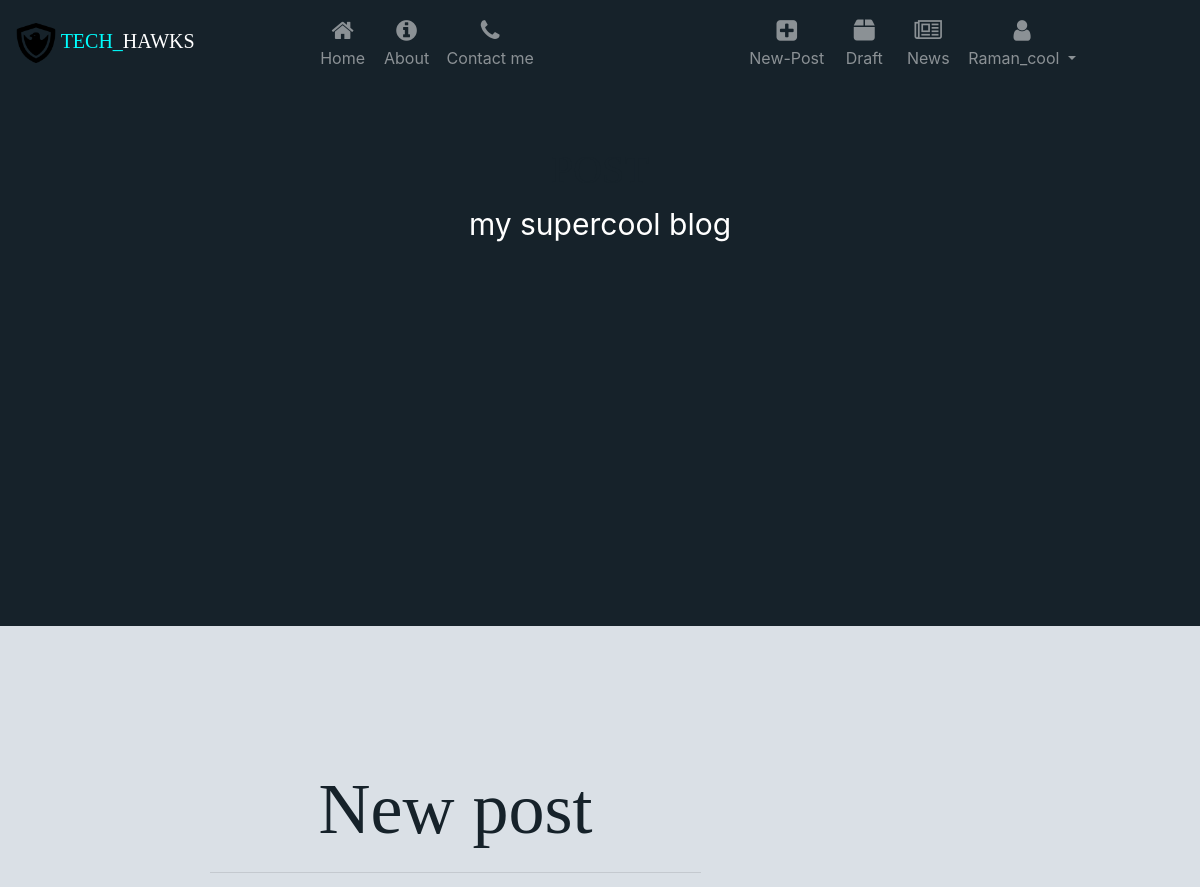
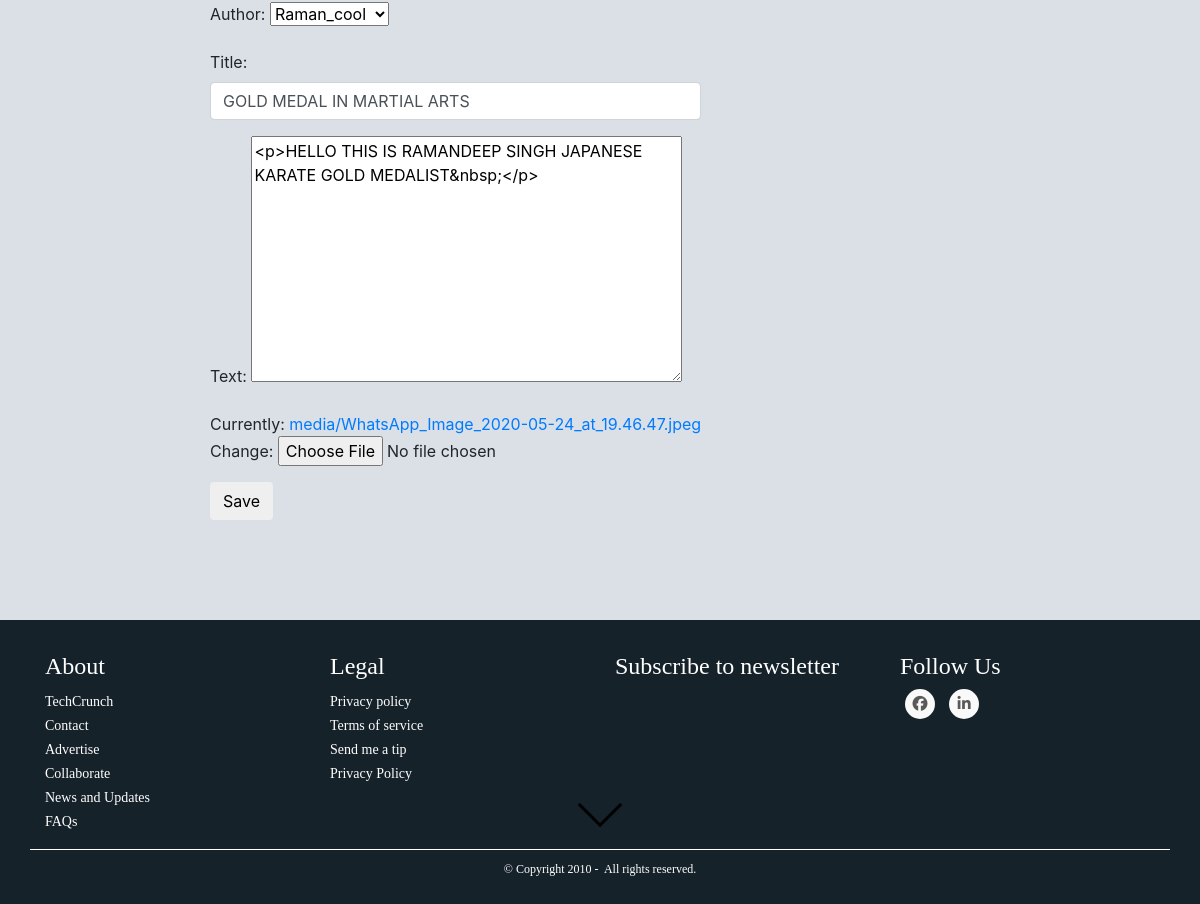
The app's page /post/18/edit/ (signed in) with its own data (2 pictures, top to bottom).
### blog/models.py (models this page shows, shortened)
class Post(models.Model):
    author = models.ForeignKey('auth.User',on_delete=models.CASCADE)
    title = models.CharField(max_length=200)
    text = models.TextField()
    created_date = models.DateTimeField(default=timezone.now)
    published_date = models.DateTimeField(blank=True, null=True)
    image = models.FileField(upload_to="media/",null=True, verbose_name="")

### blog/views.py (the view)
# urls.py: path('post/<int:pk>/edit/', views.PostUpdateView.as_view(), name='post_edit'),
class PostUpdateView(LoginRequiredMixin,UpdateView):
    login_url = '/login/'
    redirect_field_name = 'blog/post_detail.html'
    form_class = PostForm
    model = Post

### blog/forms.py
class PostForm(forms.ModelForm):
    class Meta:
        model = Post
        fields = ('author','title', 'text','image')
        widgets = {
            'title': forms.TextInput(attrs={'class': 'textinputclass form-control'}),
            'text': forms.Textarea(attrs={'class': 'editable medium-editor-textarea postcontent'}),
        }

### blog/templates/blog/post_form.html (shortened to what this page needs)
{% extends 'blog/base.html' %}
{% load static %}
{% block content %}
<div class="header">
  <div class="header-content">
    <h1>POST</h1>
    <p>my supercool blog</p>
  </div>
</div>
<div class="content container" style="margin-top: 100px;">
    <div class="content-block">
      <div class="blog_posts">
        <div class="container post-form">
          <h1 class="headings display-3">New post</h1>
          <hr>
          <form method="POST" class="post-form" enctype="multipart/form-data">
          {{form.as_p}}
          <button type="submit" class="save btn btn-default">Save</button>
          </form>
        </div>
      </div>
    </div>
  </div>
{% endblock %}

### blog/templates/blog/base.html (shortened to what this page needs)
<!DOCTYPE html>
{% load static %}
<html>
  <head>
    <link rel="stylesheet" href="https://maxcdn.bootstrapcdn.com/bootstrap/4.1.1/css/bootstrap.min.css">
    <link href="https://maxcdn.bootstrapcdn.com/font-awesome/4.7.0/css/font-awesome.min.css" rel="stylesheet">
    <link rel="stylesheet" href="//cdn.jsdelivr.net/medium-editor/latest/css/medium-editor.min.css" type="text/css" media="screen" charset="utf-8">
<link rel="stylesheet" href="https://stackpath.bootstrapcdn.com/bootstrap/4.1.3/css/bootstrap.min.css"
integrity="sha384-MCw98/SFnGE8fJT3GXwEOngsV7Zt27NXFoaoApmYm81iuXoPkFOJwJ8ERdknLPMO">
    <link rel="stylesheet" href="{% static 'css/blog.css' %}">
  </head>
  <body>
    <nav class="navbar navbar-icon-top navbar-expand-lg navbar-dark">
   <a class="navbar-brand" href="{% url 'post_list' %}"><img src="{% static 'images/logo-shield.png' %}" width = 40px height = 40px alt="Eagle-shield">
    <span>TECH_</span>HAWKS
   </a>
   <div class="collapse navbar-collapse nav-left" id="navbarSupportedContent">
     <ul class="navbar-nav mr-auto">
       <li class="nav-item">
         <a class="nav-link" onclick="openBanner(event,'landing-text')" href="{% url 'post_list' %}">
           <i class="fa fa-home"></i>
           Home
           </a>
       </li>
       <li class="nav-item">
         <a class="nav-link" onclick="openBanner(event,'About')" href="{% url 'about' %}">
           <i class="fa fa-info-circle">
           </i>
           About
         </a>
       </li>
       <li class="nav-item">
         <a class="nav-link" onclick="openBanner(event,'Contact')" href="{% url 'contact'%}">
           <i class="fa fa-phone">
           </i>
           Contact me
         </a>
       </li>
     </ul>
      {% if user.is_authenticated %}
     <ul class="navbar-nav nav-right ">
       <li class="nav-item">
         <a class="nav-link" onclick="openBanner(event,'new-post')" href="{% url 'post_new' %}">
           <i class="fa fa-plus-square">
           </i>
           New-Post
         </a>
       </li>
       <li class="nav-item">
         <a class="nav-link" onclick="openBanner(event,'Draft')"  href="{% url 'post_draft_list' %}">
           <i class="fa fa-box">
           </i>
           Draft
         </a>
       </li>
       <li class="nav-item">
         <a class="nav-link"  onclick="openBanner(event,'news')" href="{% url 'news' %}">
           <i class="fa fa-newspaper">
           </i>
          News
         </a>
       </li>
       <li class="nav-item dropdown">
         <a class="nav-link dropdown-toggle" href="#" id="navbarDropdown" role="button" data-toggle="dropdown" aria-haspopup="true" aria-expanded="false">
           <i class="fa fa-user">
           </i>
          {{ user.username}}
         </a>
       </li>
     </ul>
     {% else %}
     <a class="nav-item nav-link" href="{% url 'login' %}" aria-label="Login">
            <span class="fa fa-user" aria-hidden="true">Login</span></a>
      <a class="nav-item nav-link" href="{% url 'register' %}" aria-label="Login">
          <span class="fa fa-user" aria-hidden="true">Register</span></a>
        {% endif %}
   </div>
 </nav>
<section class = "header-down-arrow">
  <img src="{% static 'images/cue/downarrow.png' %}" width = "50" alt="downarrow">
</section>
        {% block content %}
        {% endblock %}
 <footer class="mainfooter" role="contentinfo">
  <div class="footer-middle">
  <div class="container">
    <div class="row">
      <div class="col-md-3 col-sm-6">
        <div class="footer-pad">
          <h4>About</h4>
          <ul class="list-unstyled">
            <li><a href="#">TechCrunch</a></li>
            <li><a href="#">Contact</a></li>
            <li><a href="#">Advertise</a></li>
            <li><a href="#">Collaborate</a></li>
            <li><a href="#">News and Updates</a></li>
            <li><a href="#">FAQs</a></li>
          </ul>
        </div>
      </div>
      <div class="col-md-3 col-sm-6">
        <div class="footer-pad">
          <h4>Legal</h4>
          <ul class="list-unstyled">
            <li><a href="#">Privacy policy</a></li>
            <li><a href="#">Terms of service</a></li>
            <li><a href="#">Send me a tip</a></li>
            <li><a href="#">Privacy Policy</a></li>
          </ul>
        </div>
      </div>
      <div class="col-md-3 col-sm-6">
        <div class="footer-pad">
          <h4>Subscribe to newsletter</h4>
        </div>
      </div>
    	<div class="col-md-3">
    		<h4>Follow Us</h4>
            <ul class="social-network social-circle">
             <li><a href="#" class="icoFacebook" title="Facebook"><i class="fa fa-facebook"></i></a></li>
             <li><a href="#" class="icoLinkedin" title="Linkedin"><i class="fa fa-linkedin"></i></a></li>
            </ul>
		</div>
    </div>
	<div class="row">
		<div class="col-md-12 copy">
			<p class="text-center">&copy; Copyright 2010 - <img src="" alt="">  All rights reserved.</p>
		</div>
	</div>
  </div>
  </div>
</footer>
  </body>
</html>

### blog/templates/blog/base.html (style rules this page uses)
body { background: #DAE0E6; }
html { scroll-behavior: smooth; }
.navbar-icon-top .navbar-nav .nav-link >.fa { position: relative; width: 36px; font-size: 24px; }
.navbar-icon-top .navbar-nav .nav-link > .fa { top: 3px; line-height: 12px; }
nav { background-color: #16222A; }
html { box-sizing: border-box; }
@media (min-width: 992px) { .navbar-icon-top.navbar-expand-lg .navbar-nav .nav-link { text-align: center; display: table-cell; height: 70px; vertical-align: middle; padding-top: 0; padding-bottom: 0; } }
@media (min-width: 992px) { .navbar-icon-top.navbar-expand-lg .navbar-nav .nav-link > .fa { display: block; width: 48px; margin: 2px auto 4px auto; top: 0; line-height: 24px; } }
.nav-left { margin-left: 100px; }
.nav-right { margin-right: 100px; }
.navbar-brand { font-family: 'Russo' }
.navbar-brand span { color: cyan; }
h1 { font-family: 'Russo' }
.headings { margin-top: 40px; margin-bottom: 20px; align-self: center; }
.content-block { display: flex; flex-direction: row; }
footer { background: #16222A; background: -webkit-linear-gradient(59deg, #3A6073, #16222A); background: #16222A; color: white; margin-top:100px; font-family: 'Russo' }
footer a { color: #fff; font-size: 14px; transition-duration: 0.2s; }
.copy { font-size: 12px; padding: 10px; border-top: 1px solid #FFFFFF; }
.footer-middle { padding-top: 2em; color: white; }
ul.social-network { list-style: none; display: inline; margin-left: 0 !important; padding: 0; }
ul.social-network li { display: inline; margin: 0 5px; }
.social-circle li a { display: inline-block; position: relative; margin: 0 auto 0 auto; -moz-border-radius: 50%; -webkit-border-radius: 50%; border-radius: 50%; text-align: center; width: 30px; height: 30px; font-size: 15px; }
.social-circle li i { margin: 0; line-height: 30px; text-align: center; }
.social-circle i { color: #595959; -webkit-transition: all 0.8s; -moz-transition: all 0.8s; -o-transition: all 0.8s; -ms-transition: all 0.8s; transition: all 0.8s; }
.social-network a { background-color: #F9F9F9; }
.content { width: 70%; }
.header { padding: 60px; text-align: center; background: #16222A; color: white; font-size: 30px; height: 18em; }
* { box-sizing:border-box; -moz-box-sizing: border-box; }
.header-down-arrow { position: absolute; bottom: 8vh; left: 0; right: 0; text-align: center; z-index: 10; }
.header-down-arrow img { animation: fade-slide-up 1s 1s ease-out forwards, pulse 2s 3s ease-out infinite; opacity: 0; }
h1,h2 { color: #16222A; text-align: center; }
.row:after { content: ""; display: table; clear: both; }

### records on screen
Post: author "Raman_cool", title "GOLD MEDAL IN MARTIAL ARTS", text "<p>HELLO THIS IS RAMANDEEP SINGH JAPANESE KARATE GOLD MEDALIST&nbsp;</p>"

### other values on screen
{{ user.username }} "Raman_cool"
